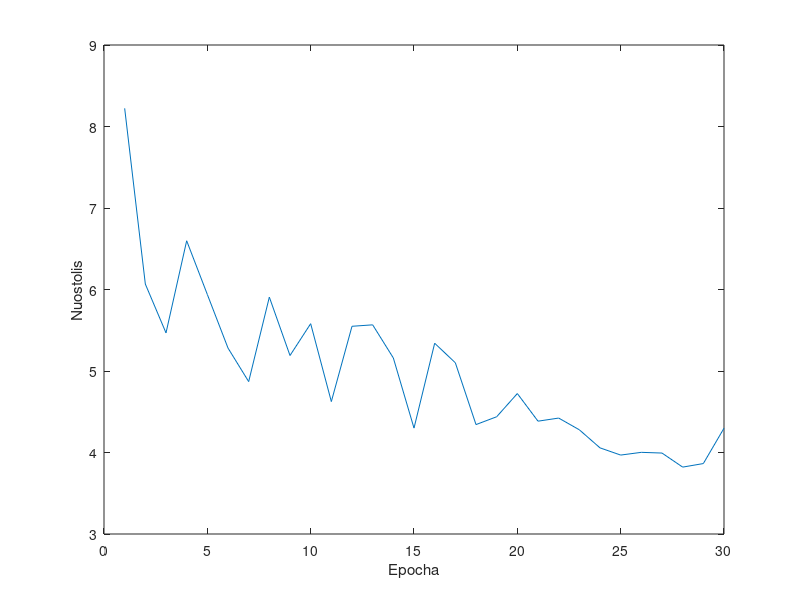
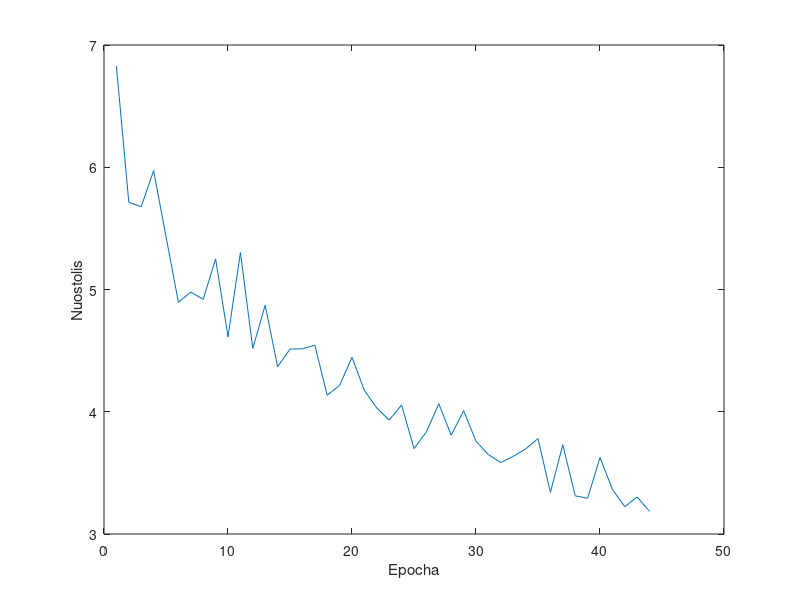
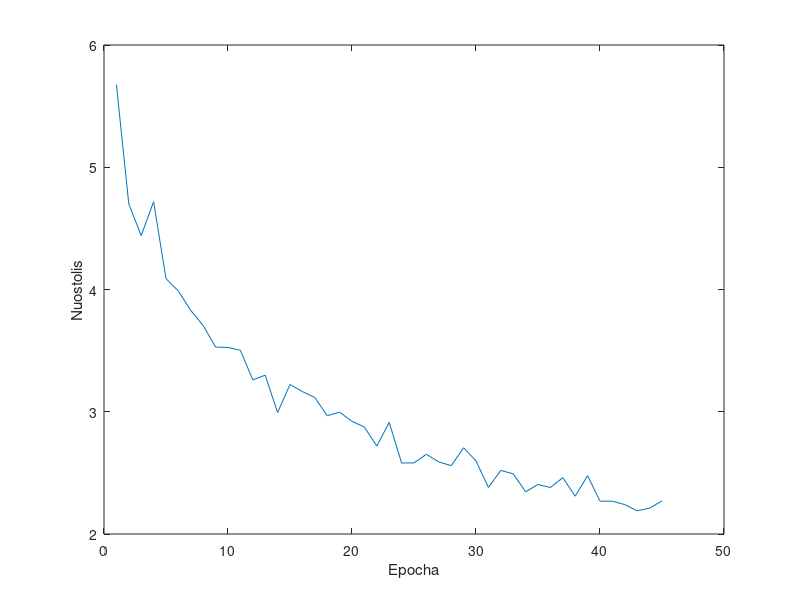

Recreate these plots in MATLAB, in order.
close all;
smd_303=load("ssd_303_30epochs.txt",'-ascii')'; 
smd_1004=load("ssd_1004_30epochs.txt",'-ascii')'; 
smd_3003=load("ssd_3003_30epochs.txt",'-ascii')'; 
figure();
plot(smd_303) ;
% title('SMD303 duomenu rinkinio patvirtinio nuostolis')
xlabel('Epocha');
ylabel('Nuostolis');

figure();
plot(smd_1004) ;
% title('SMD1004 duomenu rinkinio patvirtinio nuostolis')
xlabel('Epocha');
ylabel('Nuostolis');

figure();
plot(smd_3003) ;
% title('SMD3003 duomenu rinkinio patvirtinio nuostolis')
xlabel('Epocha');
ylabel('Nuostolis');